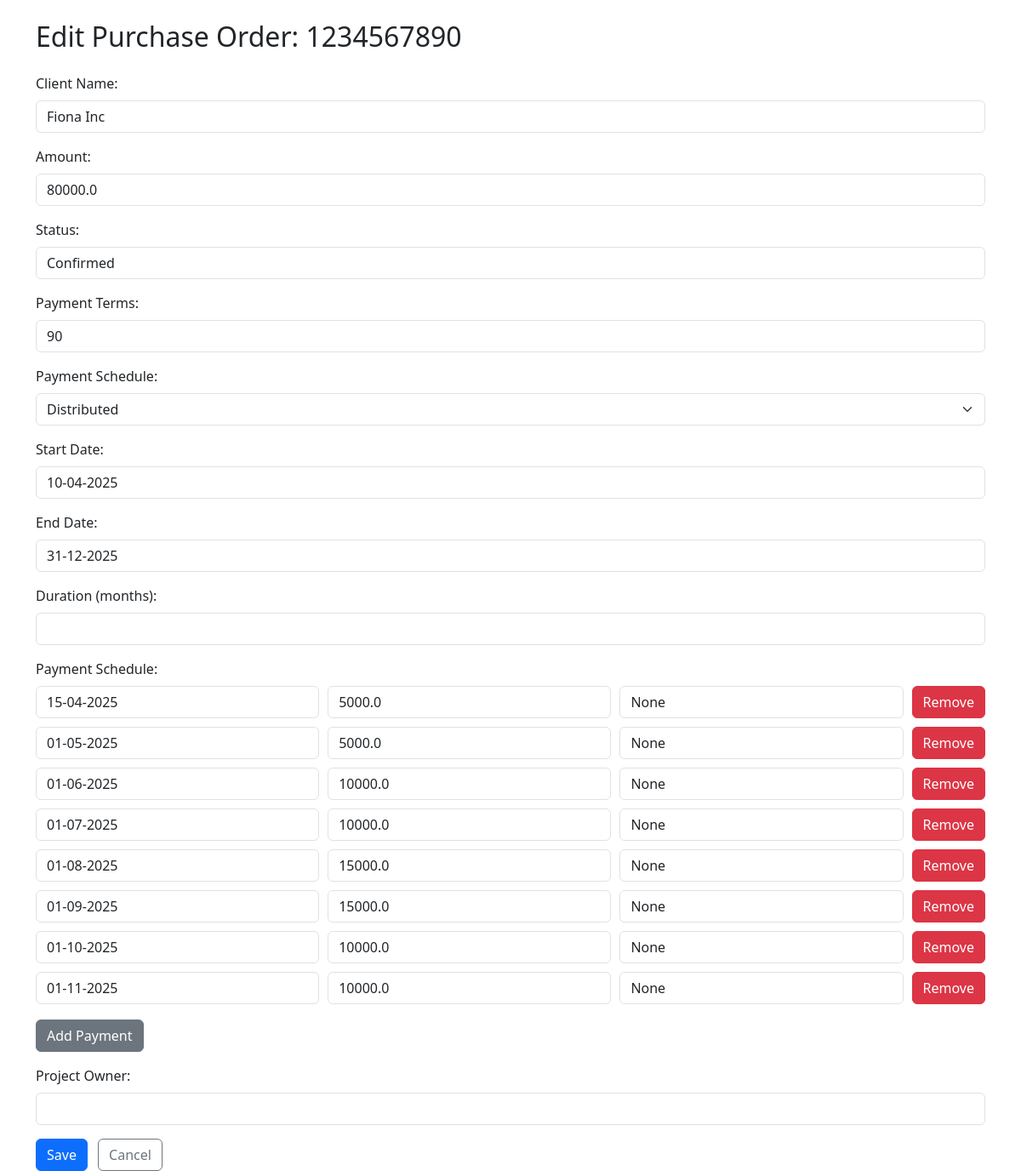
Before: /edit_po/1234567890 with the older database file.
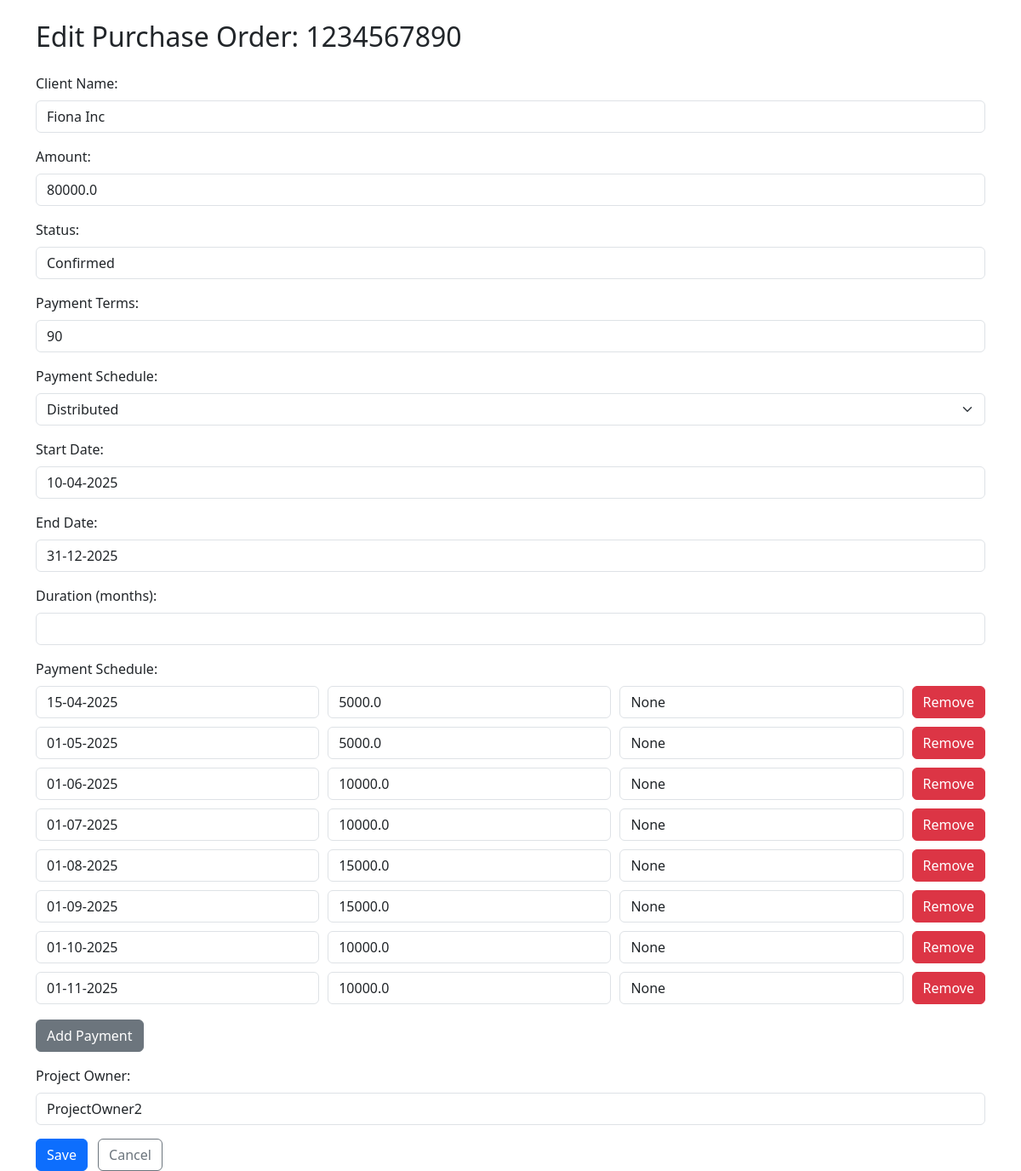
After: the same page with the newer database file.
### db/database.py (models this page shows)
class PurchaseOrder(Base):
    __tablename__ = "purchase_orders"
    id = Column(Integer, primary_key=True, index=True)
    po_id = Column(String, unique=True, index=True)
    client_name = Column(String)
    amount = Column(Float)
    status = Column(String)
    payment_terms = Column(Integer)
    payment_type = Column(String)
    start_date = Column(String)
    end_date = Column(String)
    duration_months = Column(Integer)
    payment_frequency = Column(Integer, nullable=True)
    project_owner = Column(String, nullable=True)
    milestones = relationship("Milestone", cascade="all, delete-orphan", backref="purchase_order")
    payment_schedule = relationship("PaymentSchedule", cascade="all, delete-orphan", backref="purchase_order")

class PaymentSchedule(Base):
    __tablename__ = "payment_schedule"
    id = Column(Integer, primary_key=True)
    po_id = Column(String, ForeignKey("purchase_orders.po_id"))
    payment_date = Column(String)
    payment_amount = Column(Float)
    payment_description = Column(String, nullable=True)

### app.py (the view, shortened to what this page needs)
@app.route('/edit_po/<po_id>', methods=['GET', 'POST'])
def edit_po(po_id):
    po = get_po_with_schedule(po_id)
    if not po:
        return f"<p>PO with ID {po_id} not found.</p>"
    return render_template('edit_po.html', po=po)

### app.py (called while the page is built)
@app.before_request
def load_logged_in_user():
    g.user = None
    if 'username' in session:
        g.user = session['username']

### templates/edit_po.html (shortened to what this page needs)
<!DOCTYPE html>
<html lang="en">
<head>
    <link href="https://cdn.jsdelivr.net/npm/bootstrap@5.3.3/dist/css/bootstrap.min.css" rel="stylesheet">
</head>
<body>
    <div class="container mt-4">
        <h2 class="mb-4">Edit Purchase Order: {{ po['po_id'] }}</h2>
        <form method="post">
            <div class="mb-3">
                <label for="client_name" class="form-label">Client Name:</label>
                <input type="text" class="form-control" id="client_name" name="client_name" value="{{ po['client_name'] }}" required>
            </div>
            <div class="mb-3">
                <label for="amount" class="form-label">Amount:</label>
                <input type="number" step="0.01" class="form-control" id="amount" name="amount" value="{{ po['amount'] }}" required>
            </div>
            <div class="mb-3">
                <label for="status" class="form-label">Status:</label>
                <input type="text" class="form-control" id="status" name="status" value="{{ po['status'] }}" required>
            </div>
            <div class="mb-3">
                <label for="payment_terms" class="form-label">Payment Terms:</label>
                <input type="number" class="form-control" id="payment_terms" name="payment_terms" value="{{ po['payment_terms'] }}">
            </div>
            <div class="mb-3">
                <label for="payment_type" class="form-label">Payment Schedule:</label>
                <select class="form-select" id="payment_type" name="payment_type">
                    <option value="distributed" {% if po['payment_type'] == 'distributed' %}selected{% endif %}>Distributed</option>
                </select>
            </div>
            <div class="mb-3">
                <label for="start_date" class="form-label">Start Date:</label>
                <input type="text" class="form-control" id="start_date" name="start_date" value="{{ po['start_date'] }}">
            </div>
            <div class="mb-3">
                <label for="end_date" class="form-label">End Date:</label>
                <input type="text" class="form-control" id="end_date" name="end_date" value="{{ po['end_date'] }}">
            </div>
            <div class="mb-3">
                <label for="duration_months" class="form-label">Duration (months):</label>
                <input type="number" class="form-control" id="duration_months" name="duration_months" value="{{ po['duration_months'] }}">
            </div>
            {% if po['payment_type'] == 'distributed' %}
            <div class="mb-3 schedule-fields">
                <label class="form-label">Payment Schedule:</label>
                <div id="schedule-list">
                    {% for sched in po['payment_schedule'] %}
                    <div class="schedule-entry">
                        <input type="text" class="form-control" name="payment_date" placeholder="Date (DD-MM-YYYY)" value="{{ sched['payment_date'] }}" required>
                        <input type="number" step="0.01" class="form-control" name="payment_amount" placeholder="Amount (USD)" value="{{ sched['payment_amount'] }}" required>
                        <input type="text" class="form-control" name="payment_description" placeholder="Description" value="{{ sched['payment_description'] }}">
                        <button type="button" class="btn btn-danger" onclick="removeSchedule(this)">Remove</button>
                    </div>
                    {% endfor %}
                </div>
                <button type="button" class="btn btn-secondary mt-2" onclick="addSchedule()">Add Payment</button>
            </div>
            {% endif %}
            <div class="mb-3">
                <label for="project_owner" class="form-label">Project Owner:</label>
                <input type="text" class="form-control" id="project_owner" name="project_owner" value="{{ po['project_owner'] if po['project_owner'] else '' }}">
            </div>
            <button type="submit" class="btn btn-primary me-2">Save</button>
            <a href="{{ url_for('forecast') }}" class="btn btn-outline-secondary">Cancel</a>
        </form>
    </div>
</body>
</html>

### templates/edit_po.html (style rules this page uses)
.milestone-entry, .schedule-entry { display: flex; gap: 10px; margin-bottom: 10px; flex-wrap: wrap; }
.milestone-entry input, .schedule-entry input { flex: 1; min-width: 150px; }

Changed rows visible on the page:
changed PurchaseOrder "Fiona Inc": project_owner (not shown) → "ProjectOwner2"
